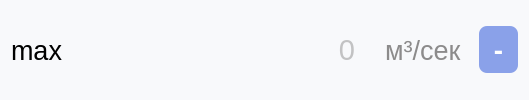
                     <widget class="QWidget" name="widget_47" native="true">
                      <property name="font">
                       <font>
                        <pointsize>36</pointsize>
                       </font>
                      </property>
                      <property name="styleSheet">
                       <string notr="true">border-radius: 8px;
background-color:rgb(248, 249, 251);
color: rgb(140, 139, 139);</string>
                      </property>
                      <layout class="QHBoxLayout" name="horizontalLayout_84">
                       <item>
                        <widget class="QLabel" name="max_cek_text">
                         <property name="minimumSize">
                          <size>
                           <width>0</width>
                           <height>0</height>
                          </size>
                         </property>
                         <property name="maximumSize">
                          <size>
                           <width>16777215</width>
                           <height>16777215</height>
                          </size>
                         </property>
                         <property name="font">
                          <font>
                           <pointsize>20</pointsize>
                          </font>
                         </property>
                         <property name="styleSheet">
                          <string notr="true">background-color:rgb(248, 249, 251);
color: rgb(0, 0, 0);
margin-right: 0px;
</string>
                         </property>
                         <property name="inputMethodHints">
                          <set>Qt::ImhNone</set>
                         </property>
                         <property name="text">
                          <string>max</string>
                         </property>
                         <property name="wordWrap">
                          <bool>true</bool>
                         </property>
                        </widget>
                       </item>
                       <item>
                        <widget class="QLineEdit" name="max_cek">
                         <property name="minimumSize">
                          <size>
                           <width>0</width>
                           <height>0</height>
                          </size>
                         </property>
                         <property name="font">
                          <font>
                           <family>MS Shell Dlg 2</family>
                           <pointsize>22</pointsize>
                           <weight>50</weight>
                           <italic>false</italic>
                           <bold>false</bold>
                           <strikeout>false</strikeout>
                          </font>
                         </property>
                         <property name="layoutDirection">
                          <enum>Qt::LeftToRight</enum>
                         </property>
                         <property name="styleSheet">
                          <string notr="true">background-color:rgb(248, 249, 251);
color: rgb(140, 139, 139);
outline: 0px;
padding-left: 10px;
margin-left: 20px;
margin-right: 10px;
border-top-left-radius: 0px;
border-bottom-left-radius: 00px;
border: none;

</string>
                         </property>
                         <property name="alignment">
                          <set>Qt::AlignRight|Qt::AlignTrailing|Qt::AlignVCenter</set>
                         </property>
                         <property name="placeholderText">
                          <string>0</string>
                         </property>
                        </widget>
                       </item>
                       <item>
                        <widget class="QLabel" name="max_cek_dim">
                         <property name="font">
                          <font>
                           <pointsize>20</pointsize>
                          </font>
                         </property>
                         <property name="styleSheet">
                          <string notr="true">margin-left: 5px;
margin-right: 5px;</string>
                         </property>
                         <property name="text">
                          <string>м³/сек</string>
                         </property>
                        </widget>
                       </item>
                       <item>
                        <widget class="QPushButton" name="clean_max_cek">
                         <property name="font">
                          <font>
                           <family>Montserrat</family>
                           <pointsize>20</pointsize>
                           <weight>75</weight>
                           <bold>true</bold>
                          </font>
                         </property>
                         <property name="styleSheet">
                          <string notr="true">QPushButton {
background-color:rgb(138, 161, 233);
color:rgb(255, 255, 255);
font-weight: 600;
border-radius: 8px;
padding: 5px 15px;
outline: 0px;
}
QPushButton:hover{
background-color: rgb(125, 143, 202);
}</string>
                         </property>
                         <property name="text">
                          <string>-</string>
                         </property>
                        </widget>
                       </item>
                      </layout>
                     </widget>
